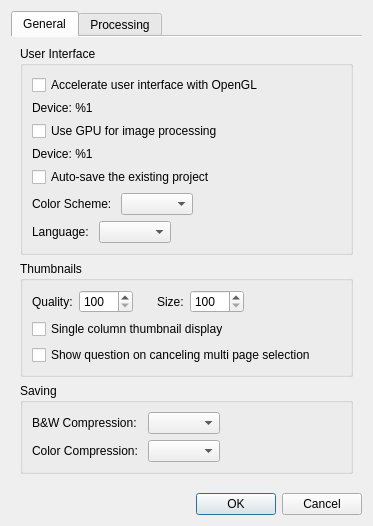
<?xml version="1.0" encoding="UTF-8"?>
<ui version="4.0">
 <class>SettingsDialog</class>
 <widget class="QDialog" name="SettingsDialog">
  <property name="geometry">
   <rect>
    <x>0</x>
    <y>0</y>
    <width>337</width>
    <height>442</height>
   </rect>
  </property>
  <property name="windowTitle">
   <string>Settings</string>
  </property>
  <layout class="QVBoxLayout" name="verticalLayout">
   <item>
    <widget class="QTabWidget" name="tabWidget">
     <property name="currentIndex">
      <number>0</number>
     </property>
     <property name="documentMode">
      <bool>true</bool>
     </property>
     <widget class="QWidget" name="tab">
      <attribute name="title">
       <string>General</string>
      </attribute>
      <layout class="QVBoxLayout" name="verticalLayout_4">
       <item>
        <widget class="QGroupBox" name="groupBox">
         <property name="title">
          <string>User Interface</string>
         </property>
         <layout class="QVBoxLayout" name="verticalLayout_2">
          <item>
           <widget class="QCheckBox" name="enableOpenglCb">
            <property name="text">
             <string>Accelerate user interface with OpenGL</string>
            </property>
           </widget>
          </item>
          <item>
           <widget class="QLabel" name="openglDeviceLabel">
            <property name="text">
             <string>Device: %1</string>
            </property>
           </widget>
          </item>
          <item>
           <widget class="QCheckBox" name="enableGpuCb">
            <property name="text">
             <string>Use GPU for image processing</string>
            </property>
           </widget>
          </item>
          <item>
           <widget class="QLabel" name="gpuDeviceLabel">
            <property name="text">
             <string>Device: %1</string>
            </property>
           </widget>
          </item>
          <item>
           <widget class="QCheckBox" name="autoSaveProjectCB">
            <property name="text">
             <string>Auto-save the existing project</string>
            </property>
           </widget>
          </item>
          <item>
           <layout class="QHBoxLayout" name="horizontalLayout">
            <item>
             <widget class="QLabel" name="colorSchemeLabel">
              <property name="text">
               <string>Color Scheme: </string>
              </property>
             </widget>
            </item>
            <item>
             <widget class="QComboBox" name="colorSchemeBox"/>
            </item>
            <item>
             <spacer name="horizontalSpacer">
              <property name="orientation">
               <enum>Qt::Horizontal</enum>
              </property>
              <property name="sizeHint" stdset="0">
               <size>
                <width>1</width>
                <height>1</height>
               </size>
              </property>
             </spacer>
            </item>
           </layout>
          </item>
          <item>
           <layout class="QHBoxLayout" name="horizontalLayout_4">
            <item>
             <widget class="QLabel" name="languageLabel">
              <property name="text">
               <string>Language: </string>
              </property>
             </widget>
            </item>
            <item>
             <widget class="QComboBox" name="languageBox"/>
            </item>
            <item>
             <spacer name="horizontalSpacer_4">
              <property name="orientation">
               <enum>Qt::Horizontal</enum>
              </property>
              <property name="sizeHint" stdset="0">
               <size>
                <width>1</width>
                <height>1</height>
               </size>
              </property>
             </spacer>
            </item>
           </layout>
          </item>
         </layout>
         <zorder>enableOpenglCb</zorder>
         <zorder>autoSaveProjectCB</zorder>
         <zorder>openglDeviceLabel</zorder>
        </widget>
       </item>
       <item>
        <widget class="QGroupBox" name="thumbnailsParams">
         <property name="title">
          <string>Thumbnails</string>
         </property>
         <layout class="QVBoxLayout" name="verticalLayout_7">
          <item>
           <layout class="QHBoxLayout" name="horizontalLayout_8">
            <item>
             <layout class="QHBoxLayout" name="horizontalLayout_9">
              <item>
               <widget class="QLabel" name="thumbnailQualityLabel">
                <property name="text">
                 <string>Quality:</string>
                </property>
               </widget>
              </item>
              <item>
               <widget class="QSpinBox" name="thumbnailQualitySB">
                <property name="toolTip">
                 <string>The pixel size of the thumbnail image. The default value is 200.</string>
                </property>
                <property name="minimum">
                 <number>100</number>
                </property>
                <property name="maximum">
                 <number>1500</number>
                </property>
                <property name="singleStep">
                 <number>25</number>
                </property>
               </widget>
              </item>
             </layout>
            </item>
            <item>
             <spacer name="horizontalSpacer_7">
              <property name="orientation">
               <enum>Qt::Horizontal</enum>
              </property>
              <property name="sizeType">
               <enum>QSizePolicy::Fixed</enum>
              </property>
              <property name="sizeHint" stdset="0">
               <size>
                <width>18</width>
                <height>1</height>
               </size>
              </property>
             </spacer>
            </item>
            <item>
             <layout class="QHBoxLayout" name="horizontalLayout_10">
              <item>
               <widget class="QLabel" name="thumbnailSizeLabel">
                <property name="text">
                 <string>Size:</string>
                </property>
               </widget>
              </item>
              <item>
               <widget class="QSpinBox" name="thumbnailSizeSB">
                <property name="toolTip">
                 <string>The thumbnail size in the view. The default value is 250.</string>
                </property>
                <property name="minimum">
                 <number>100</number>
                </property>
                <property name="maximum">
                 <number>2000</number>
                </property>
                <property name="singleStep">
                 <number>25</number>
                </property>
               </widget>
              </item>
             </layout>
            </item>
            <item>
             <spacer name="horizontalSpacer_8">
              <property name="orientation">
               <enum>Qt::Horizontal</enum>
              </property>
              <property name="sizeHint" stdset="0">
               <size>
                <width>1</width>
                <height>1</height>
               </size>
              </property>
             </spacer>
            </item>
           </layout>
          </item>
          <item>
           <widget class="QCheckBox" name="singleColumnThumbnailsCB">
            <property name="text">
             <string>Single column thumbnail display</string>
            </property>
           </widget>
          </item>
          <item>
           <widget class="QCheckBox" name="cancelingSelectionQuestionCB">
            <property name="text">
             <string>Show question on canceling multi page selection</string>
            </property>
           </widget>
          </item>
         </layout>
        </widget>
       </item>
       <item>
        <widget class="QGroupBox" name="groupBox_2">
         <property name="title">
          <string>Saving</string>
         </property>
         <layout class="QHBoxLayout" name="horizontalLayout_2">
          <item>
           <layout class="QGridLayout" name="gridLayout">
            <item row="0" column="0">
             <widget class="QLabel" name="tiffCompressionBWLabel">
              <property name="text">
               <string>B&amp;W Compression: </string>
              </property>
             </widget>
            </item>
            <item row="0" column="1">
             <widget class="QComboBox" name="tiffCompressionBWBox"/>
            </item>
            <item row="1" column="0">
             <widget class="QLabel" name="tiffCompressionColorLabel">
              <property name="text">
               <string>Color Compression: </string>
              </property>
             </widget>
            </item>
            <item row="1" column="1">
             <widget class="QComboBox" name="tiffCompressionColorBox"/>
            </item>
           </layout>
          </item>
          <item>
           <spacer name="horizontalSpacer_2">
            <property name="orientation">
             <enum>Qt::Horizontal</enum>
            </property>
            <property name="sizeHint" stdset="0">
             <size>
              <width>1</width>
              <height>1</height>
             </size>
            </property>
           </spacer>
          </item>
         </layout>
        </widget>
       </item>
       <item>
        <spacer name="verticalSpacer_2">
         <property name="orientation">
          <enum>Qt::Vertical</enum>
         </property>
         <property name="sizeHint" stdset="0">
          <size>
           <width>20</width>
           <height>0</height>
          </size>
         </property>
        </spacer>
       </item>
      </layout>
     </widget>
     <widget class="QWidget" name="tab_2">
      <attribute name="title">
       <string>Processing</string>
      </attribute>
      <layout class="QVBoxLayout" name="verticalLayout_5">
       <item>
        <widget class="QGroupBox" name="groupBox_4">
         <property name="title">
          <string>White on black detection</string>
         </property>
         <layout class="QVBoxLayout" name="verticalLayout_6" stretch="0,0">
          <item>
           <widget class="QCheckBox" name="blackOnWhiteDetectionCB">
            <property name="toolTip">
             <string>Auto detect pages with light content on dark background. The corrections to all the auto algorithms are made for such pages.</string>
            </property>
            <property name="text">
             <string>Auto detect light content on dark background</string>
            </property>
           </widget>
          </item>
          <item>
           <widget class="QCheckBox" name="blackOnWhiteDetectionAtOutputCB">
            <property name="toolTip">
             <string>Whether to use auto detection at the output stage. The wrong result can be changed manually in the output filter options.</string>
            </property>
            <property name="text">
             <string>Use auto detection at the output stage</string>
            </property>
           </widget>
          </item>
         </layout>
        </widget>
       </item>
       <item>
        <widget class="QGroupBox" name="groupBox_3">
         <property name="title">
          <string>Deviation</string>
         </property>
         <layout class="QVBoxLayout" name="verticalLayout_3">
          <item>
           <widget class="QCheckBox" name="highlightDeviationCB">
            <property name="text">
             <string>Highlight the thumbnails of pages with high deviation</string>
            </property>
           </widget>
          </item>
          <item>
           <widget class="QGroupBox" name="deviationParams">
            <property name="title">
             <string>Params</string>
            </property>
            <layout class="QHBoxLayout" name="horizontalLayout_3">
             <item>
              <layout class="QGridLayout" name="gridLayout_2">
               <item row="0" column="0">
                <widget class="QLabel" name="deskewDeviationLabel">
                 <property name="text">
                  <string>Deskew:</string>
                 </property>
                </widget>
               </item>
               <item row="1" column="0">
                <widget class="QLabel" name="selectContentDeviationLabel">
                 <property name="text">
                  <string>Select content:</string>
                 </property>
                </widget>
               </item>
               <item row="1" column="1">
                <widget class="QDoubleSpinBox" name="selectContentDeviationCoefSB">
                 <property name="toolTip">
                  <string>Deviation multiplier: a higher value means lower sensivity.</string>
                 </property>
                 <property name="minimum">
                  <double>0.100000000000000</double>
                 </property>
                 <property name="maximum">
                  <double>9.990000000000000</double>
                 </property>
                 <property name="singleStep">
                  <double>0.050000000000000</double>
                 </property>
                </widget>
               </item>
               <item row="2" column="0">
                <widget class="QLabel" name="marginsDeviationLabel">
                 <property name="text">
                  <string>Margins:</string>
                 </property>
                </widget>
               </item>
               <item row="0" column="1">
                <widget class="QDoubleSpinBox" name="deskewDeviationCoefSB">
                 <property name="toolTip">
                  <string>Deviation multiplier: a higher value means lower sensivity.</string>
                 </property>
                 <property name="minimum">
                  <double>0.100000000000000</double>
                 </property>
                 <property name="maximum">
                  <double>9.990000000000000</double>
                 </property>
                 <property name="singleStep">
                  <double>0.050000000000000</double>
                 </property>
                </widget>
               </item>
               <item row="0" column="2">
                <widget class="QDoubleSpinBox" name="deskewDeviationThresholdSB">
                 <property name="toolTip">
                  <string>The minimum deviation to be highlighted.</string>
                 </property>
                 <property name="decimals">
                  <number>1</number>
                 </property>
                 <property name="maximum">
                  <double>999.000000000000000</double>
                 </property>
                 <property name="singleStep">
                  <double>1.000000000000000</double>
                 </property>
                </widget>
               </item>
               <item row="1" column="2">
                <widget class="QDoubleSpinBox" name="selectContentDeviationThresholdSB">
                 <property name="toolTip">
                  <string>The minimum deviation to be highlighted.</string>
                 </property>
                 <property name="decimals">
                  <number>1</number>
                 </property>
                 <property name="maximum">
                  <double>999.000000000000000</double>
                 </property>
                 <property name="singleStep">
                  <double>1.000000000000000</double>
                 </property>
                </widget>
               </item>
               <item row="2" column="1">
                <widget class="QDoubleSpinBox" name="marginsDeviationCoefSB">
                 <property name="toolTip">
                  <string>Deviation multiplier: a higher value means lower sensivity.</string>
                 </property>
                 <property name="minimum">
                  <double>0.100000000000000</double>
                 </property>
                 <property name="maximum">
                  <double>9.990000000000000</double>
                 </property>
                 <property name="singleStep">
                  <double>0.050000000000000</double>
                 </property>
                </widget>
               </item>
               <item row="2" column="2">
                <widget class="QDoubleSpinBox" name="marginsDeviationThresholdSB">
                 <property name="toolTip">
                  <string>The minimum deviation to be highlighted.</string>
                 </property>
                 <property name="decimals">
                  <number>1</number>
                 </property>
                 <property name="maximum">
                  <double>999.000000000000000</double>
                 </property>
                 <property name="singleStep">
                  <double>1.000000000000000</double>
                 </property>
                </widget>
               </item>
              </layout>
             </item>
             <item>
              <spacer name="horizontalSpacer_3">
               <property name="orientation">
                <enum>Qt::Horizontal</enum>
               </property>
               <property name="sizeHint" stdset="0">
                <size>
                 <width>1</width>
                 <height>1</height>
                </size>
               </property>
              </spacer>
             </item>
            </layout>
           </widget>
          </item>
         </layout>
        </widget>
       </item>
       <item>
        <spacer name="verticalSpacer">
         <property name="orientation">
          <enum>Qt::Vertical</enum>
         </property>
         <property name="sizeHint" stdset="0">
          <size>
           <width>20</width>
           <height>0</height>
          </size>
         </property>
        </spacer>
       </item>
      </layout>
     </widget>
    </widget>
   </item>
   <item>
    <widget class="QDialogButtonBox" name="buttonBox">
     <property name="orientation">
      <enum>Qt::Horizontal</enum>
     </property>
     <property name="standardButtons">
      <set>QDialogButtonBox::Cancel|QDialogButtonBox::Ok</set>
     </property>
    </widget>
   </item>
  </layout>
 </widget>
 <resources/>
 <connections>
  <connection>
   <sender>buttonBox</sender>
   <signal>accepted()</signal>
   <receiver>SettingsDialog</receiver>
   <slot>accept()</slot>
   <hints>
    <hint type="sourcelabel">
     <x>248</x>
     <y>254</y>
    </hint>
    <hint type="destinationlabel">
     <x>157</x>
     <y>274</y>
    </hint>
   </hints>
  </connection>
  <connection>
   <sender>buttonBox</sender>
   <signal>rejected()</signal>
   <receiver>SettingsDialog</receiver>
   <slot>reject()</slot>
   <hints>
    <hint type="sourcelabel">
     <x>316</x>
     <y>260</y>
    </hint>
    <hint type="destinationlabel">
     <x>286</x>
     <y>274</y>
    </hint>
   </hints>
  </connection>
 </connections>
</ui>
